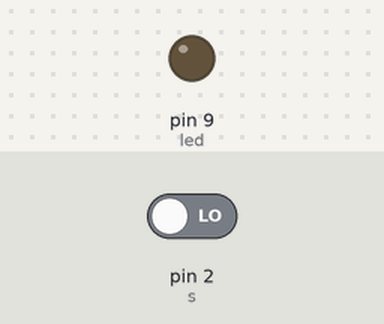
Bench run of a sketch on a simulated Arduino Uno, built with avr-gcc and run on an emulated ATmega328P. Shown: output pins drawn as LEDs (lit = HIGH). Inputs (shaded band) come from the test bench; at power-on: pin 2 (s) LOW.

Above: at 1.2 s.
1.3 s: pin 2 (s) driven HIGH
At 2.5 s:
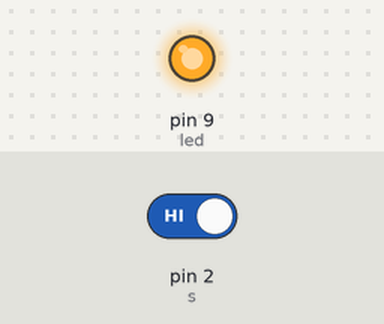
2.8 s: pin 2 (s) driven LOW
At 3.7 s:
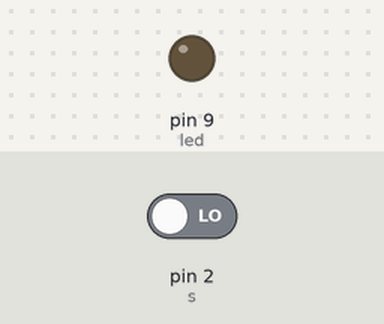
Timing chart, 0 to 5.8 s (numbered marks = the images above; inputs shaded):
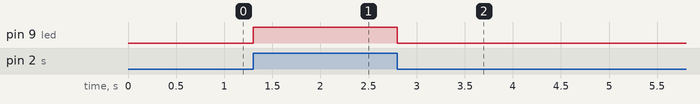

Measured:
- after the input at 1.3 s, pin 9 (led): LOW → HIGH at once
- after the input at 2.8 s, pin 9 (led): HIGH → LOW at once

The sketch:

led_with_switch.ino
```cpp
int led = 9;
int s = 2;
int a;
void setup() {
pinMode(led,OUTPUT);  // put your setup code here, to run once:
pinMode(s,INPUT);
}

void loop() {
 a=digitalRead(s);
 if(a==1)
 {
 digitalWrite(led,HIGH);
 }else
 {
 digitalWrite(led,LOW);// put your main code here, to run repeatedly:

}
}
```
